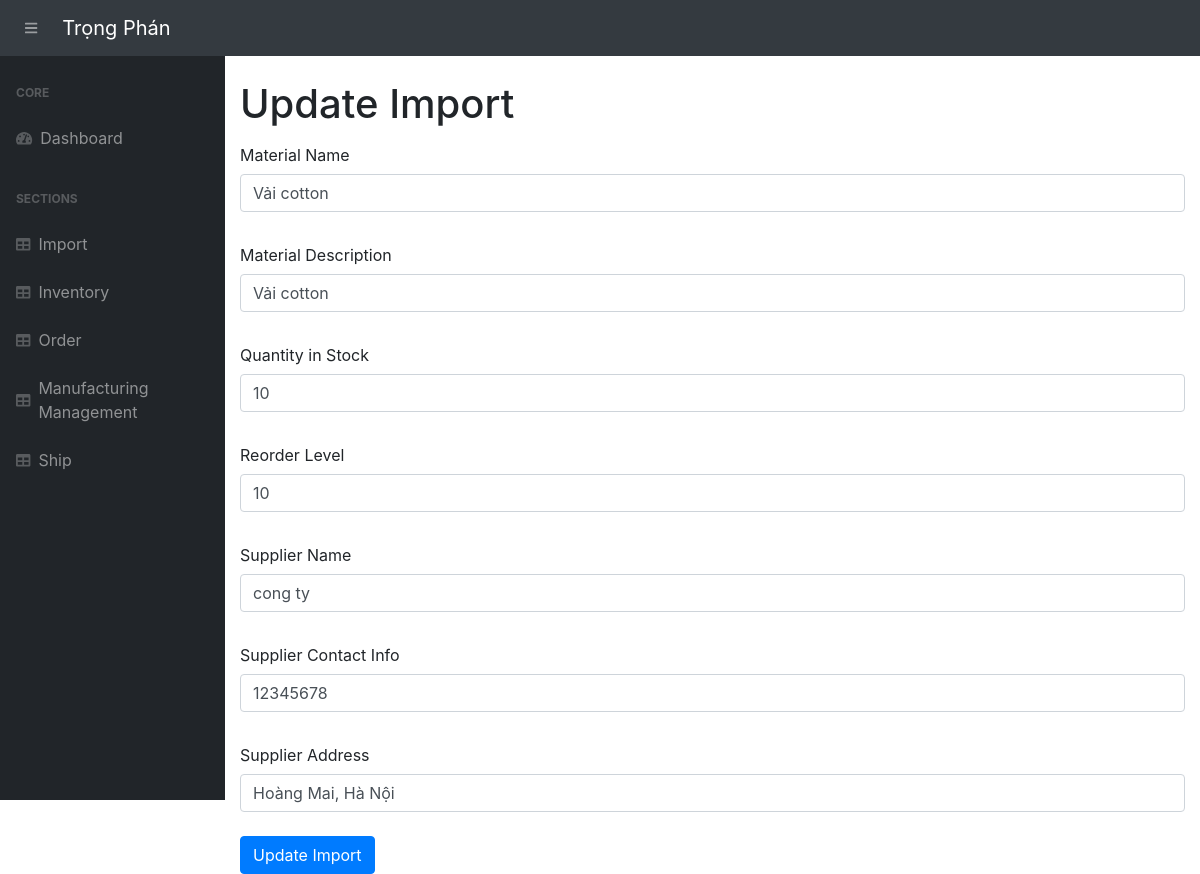
Page /update-import/1 on the earlier database version.
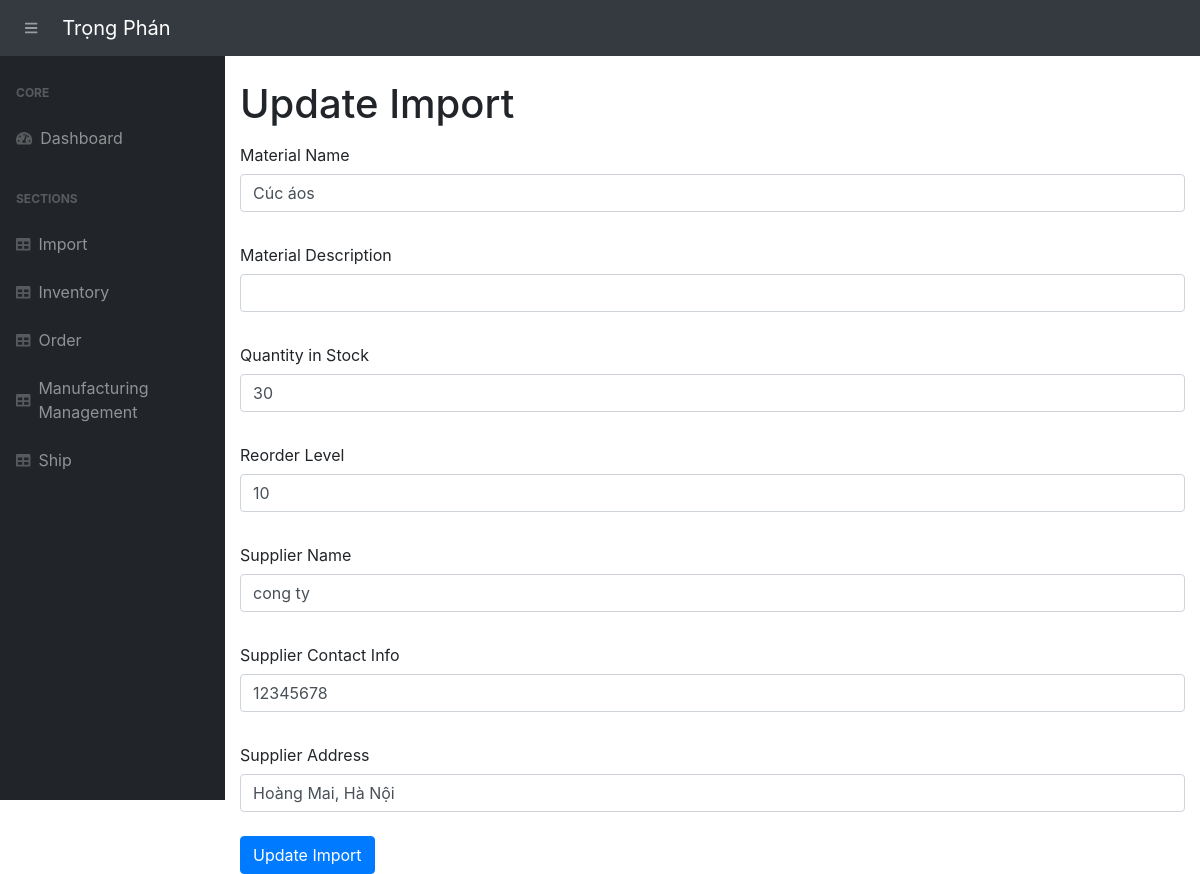
Same page on the later database version.
### app.py (models this page shows, shortened)
class Import(db.Model):
    __tablename__ = 'imports'
    import_id = db.Column(db.Integer, primary_key=True, autoincrement=True)
    material_name = db.Column(db.String(255), nullable=False)
    material_description = db.Column(db.String(255))
    quantity_in_stock = db.Column(db.Integer, default=0)
    reorder_level = db.Column(db.Integer, default=10)
    sup_name = db.Column(db.String(255), nullable=False)
    sup_contact_info = db.Column(db.String(255), nullable=False)
    sup_address = db.Column(db.String(255), nullable=False)
    status = db.Column(db.String(50), default="Supplied")
    section_name = db.Column(db.String(255))  # Section name for classification
    category = db.Column(db.String(255))  # Category of the material

### app.py (the view, shortened to what this page needs)
@app.route('/update-import/<int:import_id>', methods=["POST", "GET"])
def update_import(import_id):
    import_record = Import.query.get_or_404(import_id)
    return render_template("update-import.html", import_record=import_record)

### templates/update-import.html (shortened to what this page needs)
{% extends 'base.html' %}
{% block content %}
<main>
    <div class="container-fluid">
        <h1 class="mt-4">Update Import</h1>
        <form action="/update-import/{{ import_record.import_id }}" method="POST">
            <label for="material_name" class="col-form-label">Material Name</label>
            <input type="text" name="material_name" class="form-control" value="{{ import_record.material_name }}" required><br>
            <label for="material_description" class="col-form-label">Material Description</label>
            <input type="text" name="material_description" class="form-control" value="{{ import_record.material_description }}"><br>
            <label for="quantity_in_stock" class="col-form-label">Quantity in Stock</label>
            <input type="number" name="quantity_in_stock" class="form-control" value="{{ import_record.quantity_in_stock }}" required><br>
            <label for="reorder_level" class="col-form-label">Reorder Level</label>
            <input type="number" name="reorder_level" class="form-control" value="{{ import_record.reorder_level }}"><br>
            <label for="sup_name" class="col-form-label">Supplier Name</label>
            <input type="text" name="sup_name" class="form-control" value="{{ import_record.sup_name }}" required><br>
            <label for="sup_contact_info" class="col-form-label">Supplier Contact Info</label>
            <input type="text" name="sup_contact_info" class="form-control" value="{{ import_record.sup_contact_info }}" required><br>
            <label for="sup_address" class="col-form-label">Supplier Address</label>
            <input type="text" name="sup_address" class="form-control" value="{{ import_record.sup_address }}" required><br>
            <button type="submit" class="btn btn-primary">Update Import</button>
        </form>
    </div>
</main>
{% endblock %}

Differences in the rows shown:
changed Import "cong ty": material_name "Vải cotton" → "Cúc áos"; quantity_in_stock "10" → "30"; material_description "Vải cotton" → (not shown)
